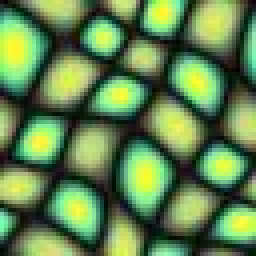
#> input picture I3_TextureSynthesis/sample_images/161.jpg, 64 x 64 px (shown 4 times larger)
$ jupyter execute --allow-errors algorithm_3_2.ipynb
#> lines starting #> are read from the running program, lines starting #| are printed output that depends on the picture
[cell 1]
from datetime import datetime

import cv2
import matplotlib.pyplot as plt
import numpy as np
from IPython.display import display
from PIL import Image


### variables
path_to_texture_img = "sample_images/161.jpg"
target_width = 128

texture = cv2.imread(path_to_texture_img)
#> texture is the input picture: shape (64, 64, 3); mean B, G, R 79.1, 132.3, 98.3
texture = cv2.cvtColor(texture, cv2.COLOR_BGR2RGB)
print("texture image size is", texture.shape)
#| texture image size is (64, 64, 3)

target = np.random.randint(0, 256, size=(target_width, target_width, 3), dtype=np.uint8)
img_display = display(Image.fromarray(target), display_id=True)
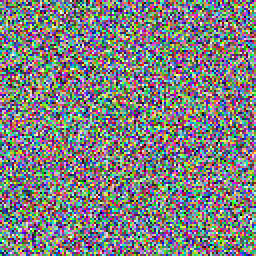
#> shown: PIL image 128x128 RGB (shown 2 times larger); mean R, G, B 126.2, 127.4, 128.1


### item for algorithm
current_texture = cv2.resize(texture, (texture.shape[0] // 4, texture.shape[1] // 4))
current_target = cv2.resize(target, (target_width // 4, target_width // 4))
neighbor_width = 8


def init_anchors(target_width, neighbor_width, current_texture):
    indices = np.arange(0, target_width - neighbor_width + 1, neighbor_width // 4)
    x, y = np.meshgrid(indices, indices)
    target_anchors = np.column_stack((y.ravel(), x.ravel()))

    texture_anchors = np.zeros((len(target_anchors), 2), dtype=int)
    texture_anchors[:, 0] = np.random.randint(
        0, current_texture.shape[0] - neighbor_width, size=len(target_anchors)
    )
    texture_anchors[:, 1] = np.random.randint(
        0, current_texture.shape[1] - neighbor_width, size=len(target_anchors)
    )
    return target_anchors, texture_anchors

target_anchors, texture_anchors = init_anchors(
    current_target.shape[0], neighbor_width, current_texture
)
#> target_anchors = 169 pairs, first value 0 to 24, second value 0 to 24; texture_anchors = 169 pairs, first value 0 to 7, second value 0 to 7

def update_anchors(target_width, neighbor_width, current_texture):
    indices = np.arange(0, target_width - neighbor_width + 1, neighbor_width // 4)
    x, y = np.meshgrid(indices, indices)
    target_anchors = np.column_stack((y.ravel(), x.ravel()))

    texture_anchors = np.zeros((len(target_anchors), 2), dtype=int)
    for i, target_anchor in enumerate(target_anchors):
        y, x = target_anchor
        result = cv2.matchTemplate(
            current_texture,
            current_target[y : y + neighbor_width, x : x + neighbor_width, :],
            method=cv2.TM_SQDIFF,
        )
        _, _, min_loc, _ = cv2.minMaxLoc(result)
        texture_anchors[i] = np.array([min_loc[1], min_loc[0]])

    return target_anchors, texture_anchors

loss_history = []
phase = 0
is_transiting = False

iter = 1
#> (the rest of this cell did not finish here and is left out)

以下は`I3_TextureSynthesis/denoising.ipynb`と比較する用の実験

[cell 2]
from datetime import datetime

import cv2
import matplotlib.pyplot as plt
import numpy as np
from IPython.display import display
from PIL import Image


### variables
path_to_texture_img = "sample_images/kirin_64.jpg"
target_width = 128

texture = cv2.imread(path_to_texture_img)
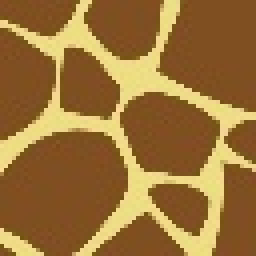
#> input picture I3_TextureSynthesis/sample_images/kirin_64.jpg, 64 x 64 px (shown 4 times larger)
#> texture is the input picture: shape (64, 64, 3); mean B, G, R 57.1, 113.8, 154
texture = cv2.cvtColor(texture, cv2.COLOR_BGR2RGB)
texture = cv2.resize(texture, (36, 36))
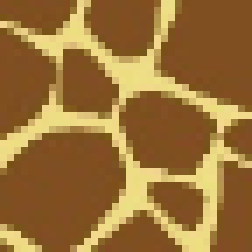
#> texture: shape (36, 36, 3) (shown 7 times larger); mean R, G, B 154.1, 113.9, 57.2
print("texture image size is", texture.shape)
#| texture image size is (36, 36, 3)

target = np.random.randint(0, 256, size=(target_width, target_width, 3), dtype=np.uint8)
img_display = display(Image.fromarray(target), display_id=True)
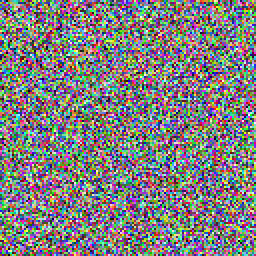
#> shown: PIL image 128x128 RGB (shown 2 times larger); mean R, G, B 127.8, 126.8, 127.5


### item for algorithm
current_texture = cv2.resize(texture, (texture.shape[0] // 4, texture.shape[1] // 4))
current_target = cv2.resize(target, (target_width // 4, target_width // 4))
neighbor_width = 8


def init_anchors(target_width, neighbor_width, current_texture):
    indices = np.arange(0, target_width - neighbor_width + 1, neighbor_width // 4)
    x, y = np.meshgrid(indices, indices)
    target_anchors = np.column_stack((y.ravel(), x.ravel()))

    texture_anchors = np.zeros((len(target_anchors), 2), dtype=int)
    texture_anchors[:, 0] = np.random.randint(
        0, current_texture.shape[0] - neighbor_width, size=len(target_anchors)
    )
    texture_anchors[:, 1] = np.random.randint(
        0, current_texture.shape[1] - neighbor_width, size=len(target_anchors)
    )
    return target_anchors, texture_anchors

target_anchors, texture_anchors = init_anchors(
    current_target.shape[0], neighbor_width, current_texture
)
#> texture_anchors = 169 pairs, first value 0 to 0, second value 0 to 0

def update_anchors(target_width, neighbor_width, current_texture):
    indices = np.arange(0, target_width - neighbor_width + 1, neighbor_width // 4)
    x, y = np.meshgrid(indices, indices)
    target_anchors = np.column_stack((y.ravel(), x.ravel()))

    texture_anchors = np.zeros((len(target_anchors), 2), dtype=int)
    for i, target_anchor in enumerate(target_anchors):
        y, x = target_anchor
        result = cv2.matchTemplate(
            current_texture,
            current_target[y : y + neighbor_width, x : x + neighbor_width, :],
            method=cv2.TM_SQDIFF,
        )
        _, _, min_loc, _ = cv2.minMaxLoc(result)
        texture_anchors[i] = np.array([min_loc[1], min_loc[0]])

    return target_anchors, texture_anchors

loss_history = []
phase = 0
is_transiting = False

iter = 1
#> (the rest of this cell did not finish here and is left out)
